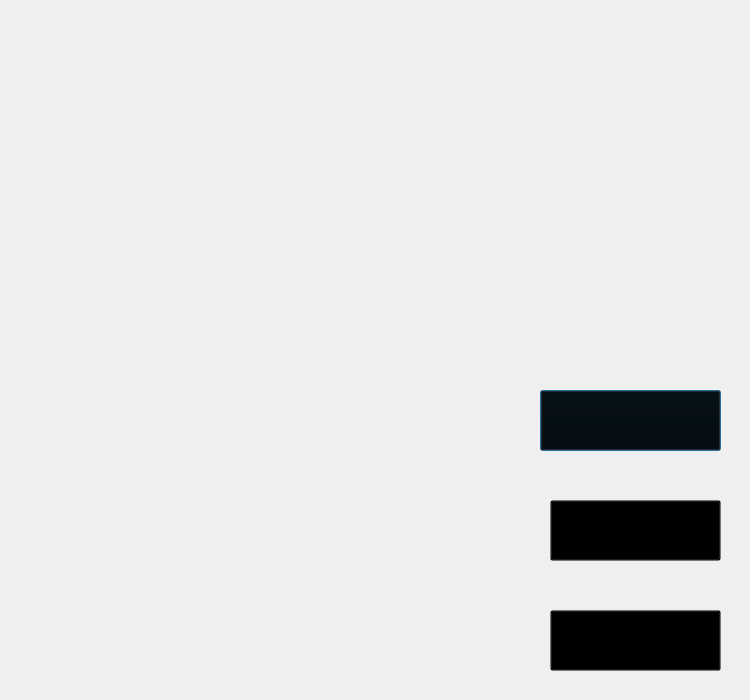
<?xml version="1.0" encoding="UTF-8"?>
<ui version="4.0">
 <class>StartGame</class>
 <widget class="QDialog" name="StartGame">
  <property name="geometry">
   <rect>
    <x>0</x>
    <y>0</y>
    <width>750</width>
    <height>700</height>
   </rect>
  </property>
  <property name="minimumSize">
   <size>
    <width>750</width>
    <height>700</height>
   </size>
  </property>
  <property name="maximumSize">
   <size>
    <width>750</width>
    <height>700</height>
   </size>
  </property>
  <property name="windowTitle">
   <string>五子棋</string>
  </property>
  <property name="styleSheet">
   <string notr="true">background-image:url(:/images/source/start.png)</string>
  </property>
  <widget class="QPushButton" name="AI">
   <property name="geometry">
    <rect>
     <x>540</x>
     <y>390</y>
     <width>181</width>
     <height>61</height>
    </rect>
   </property>
   <property name="font">
    <font>
     <family>微软雅黑</family>
     <pointsize>12</pointsize>
    </font>
   </property>
   <property name="styleSheet">
    <string notr="true">background: transparent</string>
   </property>
   <property name="text">
    <string/>
   </property>
  </widget>
  <widget class="QPushButton" name="Human">
   <property name="geometry">
    <rect>
     <x>550</x>
     <y>500</y>
     <width>171</width>
     <height>61</height>
    </rect>
   </property>
   <property name="font">
    <font>
     <family>微软雅黑</family>
     <pointsize>12</pointsize>
    </font>
   </property>
   <property name="styleSheet">
    <string notr="true">background: transparent</string>
   </property>
   <property name="text">
    <string/>
   </property>
  </widget>
  <widget class="QPushButton" name="develop">
   <property name="geometry">
    <rect>
     <x>550</x>
     <y>610</y>
     <width>171</width>
     <height>61</height>
    </rect>
   </property>
   <property name="font">
    <font>
     <family>微软雅黑</family>
     <pointsize>12</pointsize>
    </font>
   </property>
   <property name="styleSheet">
    <string notr="true">background: transparent</string>
   </property>
   <property name="text">
    <string/>
   </property>
  </widget>
 </widget>
 <resources>
  <include location="images.qrc"/>
 </resources>
 <connections/>
</ui>
